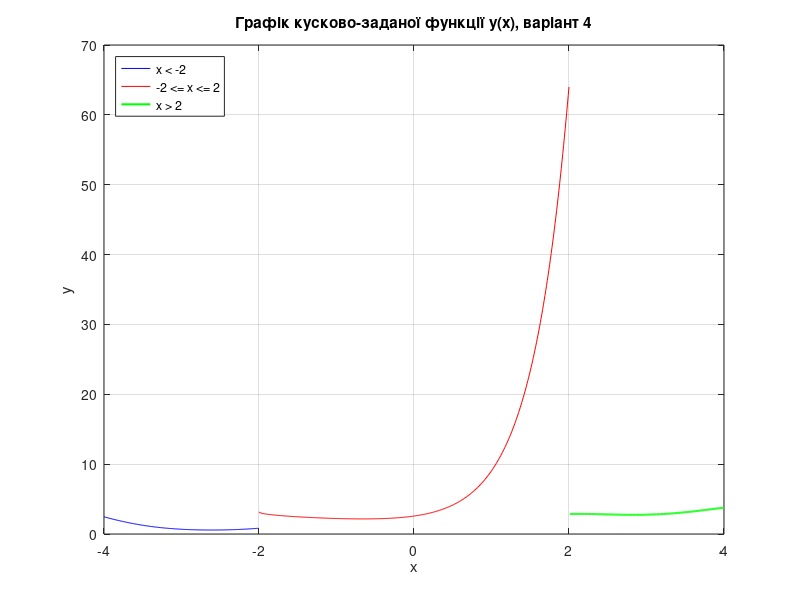

Write MATLAB code to recreate this figure.
% Лабораторна робота № 6. Розгалужені обчислювальні процеси. Завдання 1. Варіант № 4
%       | 2.3*(x-1.3)^(1/3) + sin(x)^2,   x > 2
%   y = | arccos(x/2) + 2^(3x),          -2 <= x <= 2
%       | |x|^sin(x) - lg|x+1.5|,         x < -2
clc; clear; close all;

disp('ЛАБОРАТОРНА РОБОТА № 6. РОЗГАЛУЖЕНІ ПРОЦЕСИ. ЗАВДАННЯ 1. ВАРІАНТ № 4');

%% Спосіб 1. Оператор if ... elseif ... else (input / disp)
x = input('Введіть x = ');

if x > 2
    y = 2.3 * nthroot(x - 1.3, 3) + sin(x)^2;
    branch = 1;
elseif (x >= -2) & (x <= 2)
    y = acos(x / 2) + 2^(3 * x);
    branch = 2;
else
    y = abs(x)^sin(x) - log10(abs(x + 1.5));
    branch = 3;
end

fprintf('Обчислено за гілкою %d\n', branch);
disp(sprintf('y = %g;', y));

%% Спосіб 2. Діалогове вікно (inputdlg)
prompt    = {'Введіть x:', 'Результат y:'};
dlg_title = 'Лабораторна № 6. Розгалуження';
num_lines = 1;
x = inputdlg(prompt, dlg_title, num_lines);
x = str2double(x{1});

if x > 2
    y = 2.3 * nthroot(x - 1.3, 3) + sin(x)^2;
elseif (x >= -2) & (x <= 2)
    y = acos(x / 2) + 2^(3 * x);
else
    y = abs(x)^sin(x) - log10(abs(x + 1.5));
end

answer = inputdlg(prompt, dlg_title, num_lines, {num2str(x), num2str(y)});

%% Графік функції y(x) на проміжку [-4, 4] (логічні маски замість if)
xx = -4 : 0.01 : 4;
yy = zeros(size(xx));
k1 = xx > 2;
k2 = (xx >= -2) & (xx <= 2);
k3 = xx < -2;
yy(k1) = 2.3 * nthroot(xx(k1) - 1.3, 3) + sin(xx(k1)).^2;
yy(k2) = acos(xx(k2) / 2) + 2.^(3 * xx(k2));
yy(k3) = abs(xx(k3)).^sin(xx(k3)) - log10(abs(xx(k3) + 1.5));

figure(1);
plot(xx(k3), yy(k3), 'b-', xx(k2), yy(k2), 'r-', xx(k1), yy(k1), 'g-', ...
     'LineWidth', 1.5);
grid on;
title('Графік кусково-заданої функції y(x), варіант 4');
xlabel('x'); ylabel('y');
legend('x < -2', '-2 <= x <= 2', 'x > 2', 'Location', 'northwest');
print('lab6_graph.png', '-dpng');
